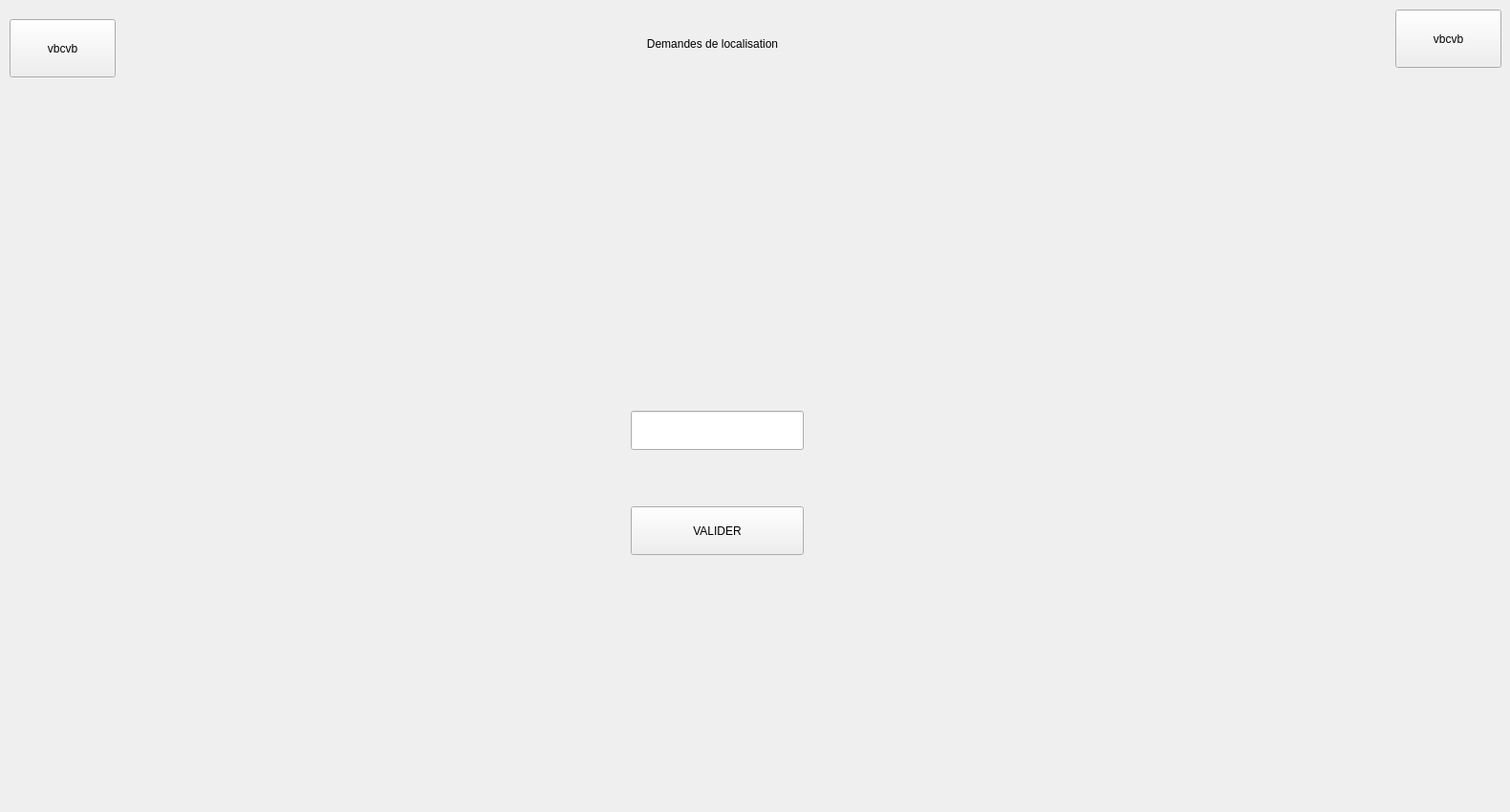
      <widget class="QWidget" name="page_14">
       <widget class="QLineEdit" name="lineEdit">
        <property name="geometry">
         <rect>
          <x>660</x>
          <y>430</y>
          <width>181</width>
          <height>41</height>
         </rect>
        </property>
       </widget>
       <widget class="QLabel" name="label_35">
        <property name="geometry">
         <rect>
          <x>590</x>
          <y>150</y>
          <width>331</width>
          <height>91</height>
         </rect>
        </property>
        <property name="text">
         <string/>
        </property>
        <property name="alignment">
         <set>Qt::AlignCenter</set>
        </property>
       </widget>
       <widget class="QLabel" name="label_36">
        <property name="geometry">
         <rect>
          <x>690</x>
          <y>260</y>
          <width>121</width>
          <height>121</height>
         </rect>
        </property>
        <property name="styleSheet">
         <string notr="true">border-color: transparent;
background-color: qlineargradient(spread:reflect, x1:0, y1:0, x2:1, y2:1, stop:0 rgba(0, 180, 218, 0), stop:0.896373 rgba(0, 248, 210, 0));</string>
        </property>
        <property name="text">
         <string/>
        </property>
        <property name="pixmap">
         <pixmap>../../../Downloads/arrow-right-2817.png</pixmap>
        </property>
        <property name="scaledContents">
         <bool>true</bool>
        </property>
       </widget>
       <widget class="QPushButton" name="pushButton_4">
        <property name="geometry">
         <rect>
          <x>660</x>
          <y>530</y>
          <width>181</width>
          <height>51</height>
         </rect>
        </property>
        <property name="text">
         <string>VALIDER</string>
        </property>
       </widget>
       <widget class="QPushButton" name="pushButton_20">
        <property name="geometry">
         <rect>
          <x>1460</x>
          <y>10</y>
          <width>111</width>
          <height>61</height>
         </rect>
        </property>
        <property name="text">
         <string>vbcvb</string>
        </property>
        <property name="checkable">
         <bool>true</bool>
        </property>
       </widget>
       <widget class="QPushButton" name="pushButton_21">
        <property name="geometry">
         <rect>
          <x>10</x>
          <y>20</y>
          <width>111</width>
          <height>61</height>
         </rect>
        </property>
        <property name="text">
         <string>vbcvb</string>
        </property>
        <property name="checkable">
         <bool>true</bool>
        </property>
       </widget>
       <widget class="QLabel" name="label_29">
        <property name="geometry">
         <rect>
          <x>560</x>
          <y>20</y>
          <width>371</width>
          <height>51</height>
         </rect>
        </property>
        <property name="text">
         <string>Demandes de localisation</string>
        </property>
        <property name="alignment">
         <set>Qt::AlignCenter</set>
        </property>
       </widget>
       <widget class="QLabel" name="label_30">
        <property name="geometry">
         <rect>
          <x>610</x>
          <y>590</y>
          <width>291</width>
          <height>251</height>
         </rect>
        </property>
        <property name="text">
         <string/>
        </property>
        <property name="pixmap">
         <pixmap>../../../Downloads/robotic-arm-8193 (1).png</pixmap>
        </property>
        <property name="scaledContents">
         <bool>true</bool>
        </property>
       </widget>
      </widget>
